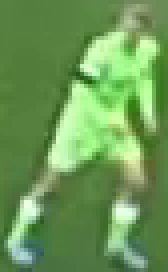
#> input picture cropped_images/image_1.png, 42 x 68 px (shown 4 times larger)
$ jupyter execute color_assignment.ipynb
#> lines starting #> are read from the running program, lines starting #| are printed output that depends on the picture; after the words box and inside, x2 and y2 are one past the last pixel; in counts of white or black regions, pixels touching at a corner belong together
[cell 1]
import cv2
import numpy as np
import matplotlib.pyplot as plt
from sklearn.cluster import KMeans

[cell 2]
image_path = '../cropped_images/image_1.png'
image = cv2.imread(image_path)
#> image is the input picture: shape (68, 42, 3); mean B, G, R 86.3, 153.1, 107.5
image = cv2.cvtColor(image, cv2.COLOR_BGR2RGB)
plt.imshow(image)
plt.show()

[cell 3]
half_body_image = image[0:int(image.shape[0]/2), :]
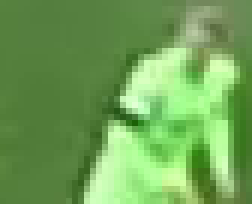
#> half_body_image: shape (34, 42, 3) (shown 6 times larger); mean R, G, B 111.7, 162.3, 86.7
plt.imshow(half_body_image)
plt.show()

# cluster the image into two clusters

[cell 4]
# reshaping the image into 2d array
image_2d = half_body_image.reshape(-1, 3)
#> image_2d = 1428 rows, first 8: [87, 130, 63], [86, 129, 62], [86, 129, 62], [86, 128, 64], [86, 128, 64], [85, 127, 63], [85, 127, 63], [84, 126, 62]

# perform K-means clustering with 2 clusters
kmeans = KMeans(n_clusters=2, random_state=0).fit(image_2d)

# get the cluster labels
labels = kmeans.labels_
#> labels = 1428 values, max 1 at index 0, min 0 at index 76, mean 0.703

# reshape the labels into the original image shape
clustered_image = labels.reshape(half_body_image.shape[0], half_body_image.shape[1])
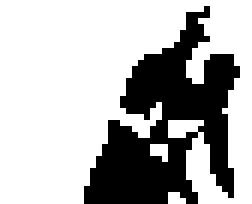
#> clustered_image: shape (34, 42) int32 (shown 6 times larger); values 0 (black) and 1 (white), 70.3% white; 1 black region, box (x1, y1, x2, y2) and area: (14, 1, 40, 34) 424

# Draw the image
plt.imshow(clustered_image)
plt.show()

[cell 5]
corner_clusters = [clustered_image[0,0], clustered_image[-1,0], clustered_image[-1,-1], clustered_image[0,-1]]
#> corner_clusters = [1, 1, 1, 1]
non_player_cluster = max(set(corner_clusters), key=corner_clusters.count)
#> non_player_cluster = 1
print(non_player_cluster)
#| 1

[cell 6]
player_cluster = 1 - non_player_cluster
#> player_cluster = 0
print(player_cluster)
#| 0
